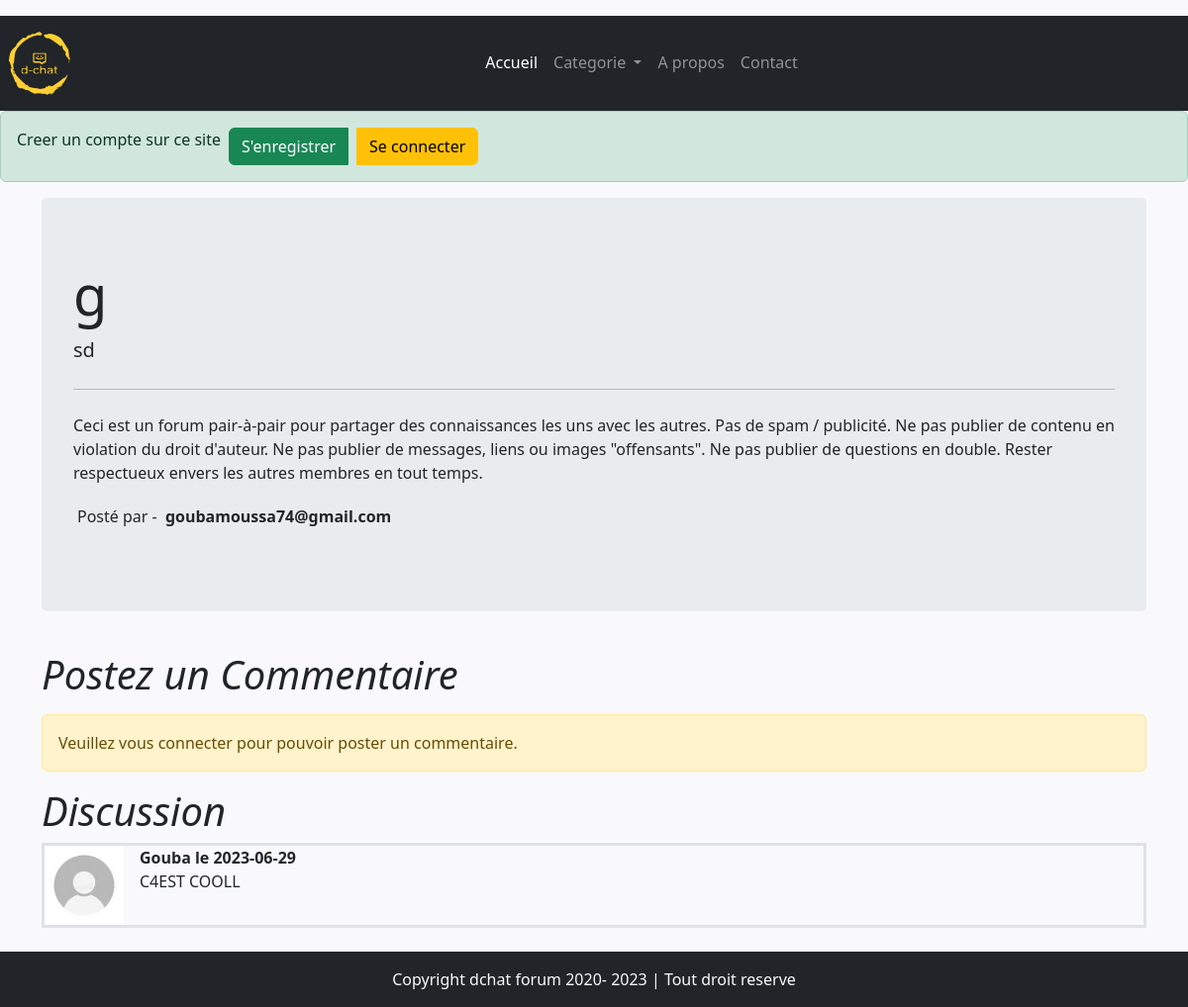
Page /thread.php?threadid=10 on the committed database.
### tables this page shows
CREATE TABLE `thread` (
  `thread_id` int(11) NOT NULL,
  `thread_title` varchar(50) NOT NULL,
  `thread_desc` text NOT NULL,
  `thread_cat_id` int(11) NOT NULL,
  `thread_user_id` int(11) NOT NULL,
  `timestamp` date NOT NULL
);

CREATE TABLE `users` (
  `user_id` int(11) NOT NULL,
  `name` varchar(50) NOT NULL,
  `user_email` varchar(250) NOT NULL,
  `user_pass` varchar(250) NOT NULL,
  `timestamp` date NOT NULL
);

CREATE TABLE `comments` (
  `comment_id` int(11) NOT NULL,
  `comment_content` text NOT NULL,
  `thread_id` int(11) NOT NULL,
  `comment_by` varchar(100) NOT NULL,
  `comment_time` date NOT NULL
);

### thread.php (the view, shortened to what this page needs)
<!DOCTYPE html>
<html lang="fr">
<head>
    <link rel="stylesheet" href="https://stackpath.bootstrapcdn.com/bootstrap/4.5.0/css/bootstrap.min.css">
</head>
<body>
    <?php
    include 'dbconnect.php';
    include 'header.php';
    ?>
    <?php
    $id = $_GET['threadid'];
    $sql = "SELECT * FROM `thread` WHERE thread_id=$id";
    $result = mysqli_query($conn, $sql);
    while ($row = mysqli_fetch_assoc($result))
    {
        $title = $row['thread_title'];
        $desc = $row['thread_desc'];
        $thread_user_id = $row['thread_user_id'];
        $sql2 = "SELECT user_email FROM `users` WHERE user_id='$thread_user_id'";
        $result2 = mysqli_query($conn, $sql2);
        $row2 = mysqli_fetch_assoc($result2);
        $posted_by = $row2['user_email'];
    }
    ?>
    <div class="container my-2">
        <div class="jumbotron">
            <h1 class="display-4">
                <?php echo $title; ?>
            </h1>
            <p class="lead">
                <?php echo $desc; ?>
            </p>
            <hr class="my-4">
            <p>Ceci est un forum pair-à-pair pour partager des connaissances les uns avec les autres. Pas de spam /
                publicité.
                Ne pas publier de contenu en violation du droit d'auteur. Ne pas publier de messages, liens ou images
                "offensants".
                Ne pas publier de questions en double. Rester respectueux envers les autres membres en tout temps.</p>
            <p class="p-1">Posté par - <strong class="p-1">
                    <?php echo $posted_by ?>
                </strong></p>
        </div>
    </div>
    <?php
    if (isset($_SESSION['loggedin']) && $_SESSION['loggedin'] == true)
    {
        echo '
    <div class="container" style="min-height:200px;">
        <h1 class="font-italic">Poster un Commentaire</h1>
        <form action="' . $_SERVER['REQUEST_URI'] . '" method="post">
            <div class="form-group">
                <label for="comment">ENTREZ VOTRE COMMENTAIRE</label>
                <textarea class="form-control" id="comment" name="comment" rows="3"></textarea>
                <input type="hidden" name="sno" value="' . $_SESSION["sno"] . '">
            </div>
            <br>
            <button type="submit" class="btn btn-primary">COMMENTER</button>
        </form>
    </div>';
    }
    else
    {
        echo ' <div class="container">
    <h1 class="font-italic py-2">Postez un Commentaire</h1>
    <div class="alert alert-warning" role="alert">
        Veuillez vous connecter pour pouvoir poster un commentaire.
    </div>
    </div>';
    }
    ?>
    <div class="container my-2">
        <h1 class="font-italic">Discussion</h1>
        <?php
        $id = $_GET['threadid'];
        $sql = "SELECT * FROM `comments` WHERE thread_id=$id";
        $result = mysqli_query($conn, $sql);
        while ($row = mysqli_fetch_assoc($result))
        {
            $content = $row['comment_content'];
            $comment_time = $row['comment_time'];
            $thread_user_id = $row['comment_by'];
            $sql2 = "SELECT `name` FROM `users` WHERE user_id='$thread_user_id'";
            $result2 = mysqli_query($conn, $sql2);
            $row2 = mysqli_fetch_assoc($result2);
            echo '
        <div class="media my-2 border border-3">
            <img src="image/user.jpg" width="80px" class="mr-3" alt="...">
            <div class="media-body">
                <p class="font-weight-bold my-0">' . $row2['name'] . ' le ' . $comment_time . '</p>
                ' . $content . '
            </div>
        </div>';
        }
        ?>
    </div>
    <?php include 'footer.php'; ?>
</body>
</html>

### asset/css/style.css (style rules this page uses)
* { padding: 0; margin: 0; }
* { box-sizing: border-box; }
html, body { width: 100%; height: 100%; }
body { padding: 1rem 0; background: #f9f9fb; }

### rows in the picture
thread: thread_title "g", thread_desc "sd"
users: user_email "goubamoussa74@gmail.com"
comments: users.name "Gouba", comment_time "2023-06-29", comment_content "C4EST COOLL"
